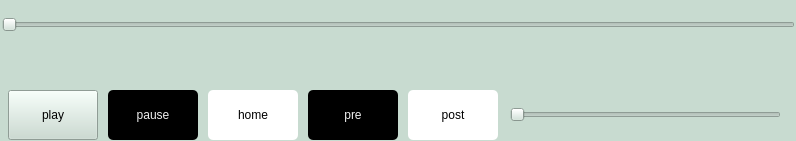
<?xml version="1.0" encoding="UTF-8"?>
<ui version="4.0">
 <class>MainWindow</class>
 <widget class="QMainWindow" name="MainWindow">
  <property name="geometry">
   <rect>
    <x>0</x>
    <y>0</y>
    <width>796</width>
    <height>141</height>
   </rect>
  </property>
  <property name="windowTitle">
   <string>niko player</string>
  </property>
  <property name="styleSheet">
   <string notr="true">background-color: rgb(200, 219, 208);</string>
  </property>
  <widget class="QWidget" name="centralwidget">
   <widget class="QPushButton" name="playbtn">
    <property name="geometry">
     <rect>
      <x>8</x>
      <y>90</y>
      <width>90</width>
      <height>50</height>
     </rect>
    </property>
    <property name="focusPolicy">
     <enum>Qt::ClickFocus</enum>
    </property>
    <property name="styleSheet">
     <string notr="true">background-color: rgb(255, 255, 255);
border-radius: 5px;
pressed {
	font-size: 25px;
}</string>
    </property>
    <property name="text">
     <string>play</string>
    </property>
   </widget>
   <widget class="QPushButton" name="pausebtn">
    <property name="geometry">
     <rect>
      <x>108</x>
      <y>90</y>
      <width>90</width>
      <height>50</height>
     </rect>
    </property>
    <property name="styleSheet">
     <string notr="true">background-color: rgb(0, 0, 0);
border-radius: 5px;
color: rgb(240, 240,240);</string>
    </property>
    <property name="text">
     <string>pause</string>
    </property>
   </widget>
   <widget class="QPushButton" name="homebtn">
    <property name="geometry">
     <rect>
      <x>208</x>
      <y>90</y>
      <width>90</width>
      <height>50</height>
     </rect>
    </property>
    <property name="styleSheet">
     <string notr="true">background-color: rgb(255, 255, 255);
border-radius: 5px;</string>
    </property>
    <property name="text">
     <string>home</string>
    </property>
   </widget>
   <widget class="QPushButton" name="prebtn">
    <property name="geometry">
     <rect>
      <x>308</x>
      <y>90</y>
      <width>90</width>
      <height>50</height>
     </rect>
    </property>
    <property name="styleSheet">
     <string notr="true">background-color: rgb(0, 0, 0);
border-radius: 5px;
color: rgb(240, 240,240);</string>
    </property>
    <property name="text">
     <string>pre</string>
    </property>
   </widget>
   <widget class="QPushButton" name="postbtn">
    <property name="geometry">
     <rect>
      <x>408</x>
      <y>90</y>
      <width>90</width>
      <height>50</height>
     </rect>
    </property>
    <property name="styleSheet">
     <string notr="true">background-color: rgb(255, 255, 255);
border-radius: 5px;</string>
    </property>
    <property name="text">
     <string>post</string>
    </property>
   </widget>
   <widget class="QSlider" name="volume">
    <property name="geometry">
     <rect>
      <x>510</x>
      <y>105</y>
      <width>271</width>
      <height>20</height>
     </rect>
    </property>
    <property name="orientation">
     <enum>Qt::Horizontal</enum>
    </property>
   </widget>
   <widget class="QLineEdit" name="ed">
    <property name="geometry">
     <rect>
      <x>0</x>
      <y>40</y>
      <width>795</width>
      <height>41</height>
     </rect>
    </property>
    <property name="styleSheet">
     <string notr="true">font: 800 16pt;</string>
    </property>
    <property name="frame">
     <bool>false</bool>
    </property>
    <property name="alignment">
     <set>Qt::AlignCenter</set>
    </property>
   </widget>
   <widget class="QSlider" name="progress">
    <property name="geometry">
     <rect>
      <x>2</x>
      <y>10</y>
      <width>793</width>
      <height>29</height>
     </rect>
    </property>
    <property name="cursor">
     <cursorShape>SizeHorCursor</cursorShape>
    </property>
    <property name="autoFillBackground">
     <bool>false</bool>
    </property>
    <property name="orientation">
     <enum>Qt::Horizontal</enum>
    </property>
   </widget>
  </widget>
 </widget>
 <resources/>
 <connections/>
</ui>
